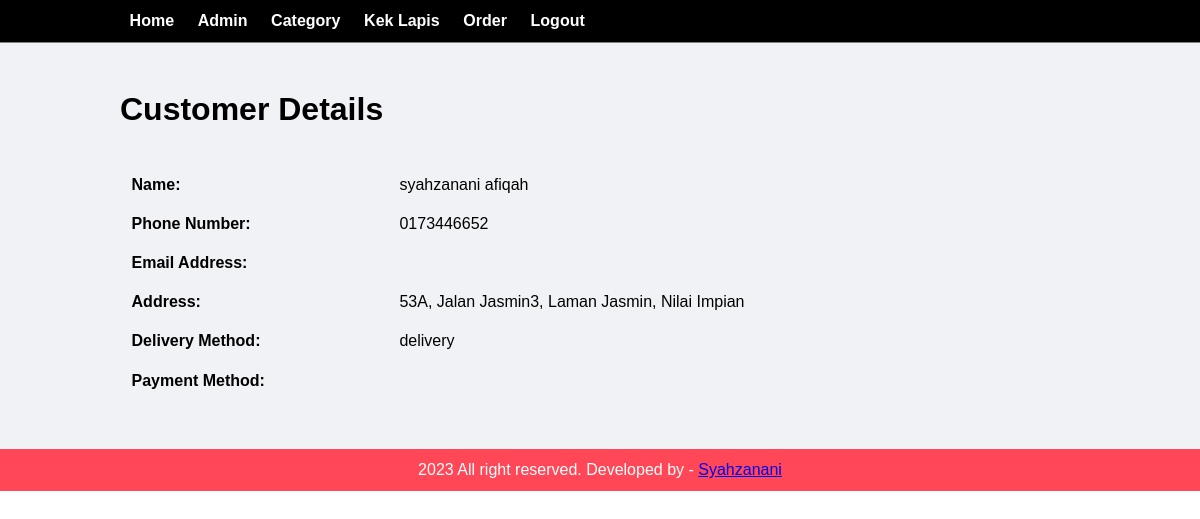
The app's page /admin/customer-details.php?id=1 (signed in) with its own data.
### tables this page shows
CREATE TABLE `tbl_order` (
  `id` int(11) NOT NULL,
  `customer_name` varchar(255) NOT NULL,
  `customer_contact` varchar(20) NOT NULL,
  `customer_address` text NOT NULL,
  `phone` varchar(20) NOT NULL,
  `address` text NOT NULL,
  `status` varchar(50) NOT NULL DEFAULT 'Pending',
  `delivery_method` enum('pickup','delivery') NOT NULL,
  `payment_method` enum('cash','debit_card','online_transfer') NOT NULL,
  `bank` varchar(255) DEFAULT NULL,
  `card_number` varchar(16) DEFAULT NULL,
  `card_holder` varchar(255) DEFAULT NULL,
  `expiry_date` varchar(5) DEFAULT NULL,
  `cvv` varchar(4) DEFAULT NULL,
  `total_price` decimal(10,2) NOT NULL,
  `order_status` enum('Processing','Delivered','Cancelled') NOT NULL DEFAULT 'Processing',
  `order_date` timestamp NOT NULL DEFAULT current_timestamp(),
  `email` varchar(255) NOT NULL,
  `customer_email` varchar(255) NOT NULL
);

### admin/customer-details.php (the view)
<?php
include('partials/menu.php');
if (isset($_GET['id'])) {
    $order_id = $_GET['id'];
    $sql = "SELECT * FROM tbl_order WHERE id = $order_id";
    $res = mysqli_query($conn, $sql);
    if ($res && mysqli_num_rows($res) > 0) {
        $row = mysqli_fetch_assoc($res);
        $customer_name = $row['customer_name'];
        $customer_contact = $row['customer_contact'];
        $customer_email = $row['customer_email'];
        $customer_address = $row['customer_address'];
        $delivery_method = $row['delivery_method'];
        $payment_method = $row['payment_method'];
        ?>
        <div class="main-content">
            <div class="wrapper">
                <h1>Customer Details</h1>
                <br><br>
                <table class="tbl-full">
                    <tr>
                        <td><strong>Name:</strong></td>
                        <td><?php echo $customer_name; ?></td>
                    </tr>
                    <tr>
                        <td><strong>Phone Number:</strong></td>
                        <td><?php echo $customer_contact; ?></td>
                    </tr>
                    <tr>
                        <td><strong>Email Address:</strong></td>
                        <td><?php echo $customer_email; ?></td>
                    </tr>
                    <tr>
                        <td><strong>Address:</strong></td>
                        <td><?php echo $customer_address; ?></td>
                    </tr>
                    <tr>
                        <td><strong>Delivery Method:</strong></td>
                        <td><?php echo $delivery_method; ?></td>
                    </tr>
                    <tr>
                        <td><strong>Payment Method:</strong></td>
                        <td><?php echo $payment_method; ?></td>
                    </tr>
                </table>
            </div>
        </div>
        <?php
    } else {
        echo "<div class='error'>Customer details not found.</div>";
    }
} else {
    echo "<div class='error'>Invalid request.</div>";
}
include('partials/footer.php');
?>

### css/latestadmin.css (style rules this page uses)
* { margin: 0; padding: 0; font-family: Arial, Helvetica, sans-serif; }
.wrapper { padding: 1%; width: 80%; margin: 0 auto; }
.tbl-full { width: 100%; }
table tr td { padding: 1%; }
.main-content { background-color: #f1f2f6; padding: 3% 0; }

### records on screen
tbl_order: customer_name "syahzanani afiqah", customer_contact "0173446652", customer_address "53A, Jalan Jasmin3, Laman Jasmin, Nilai Impian", delivery_method "delivery"
